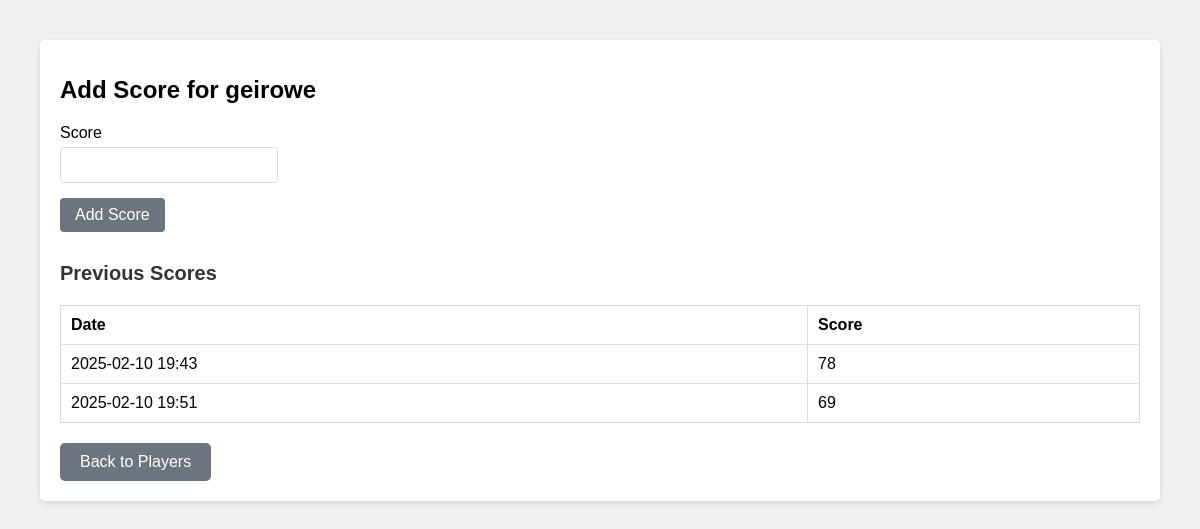
The page /player/1/add_score on the database its author committed.
### models.py (models this page shows, shortened)
class Player(db.Model):
    id = db.Column(db.Integer, primary_key=True)
    name = db.Column(db.String(80), unique=True, nullable=False)
    handicap = db.Column(db.Float, nullable=False, default=0)
    scores = db.relationship("Score", backref="player", lazy=True)

class Score(db.Model):
    id = db.Column(db.Integer, primary_key=True)
    value = db.Column(db.Integer, nullable=False)
    date = db.Column(
        db.DateTime, nullable=False, default=lambda: datetime.now(timezone.utc)
    )
    player_id = db.Column(db.Integer, db.ForeignKey("player.id"), nullable=False)
    def local_date(self):
        return self.date.replace(tzinfo=timezone.utc).astimezone()

### app.py (the view, shortened to what this page needs)
@app.route("/player/<int:player_id>/add_score", methods=["GET", "POST"])
def add_score(player_id):
    player = Player.query.get_or_404(player_id)
    return render_template("add_score.html", player=player)

### templates/add_score.html (shortened to what this page needs)
{% extends "base.html" %}
{% block content %}
    <h1>Add Score for {{ player.name }}</h1>
    <form method="POST" action="{{ url_for('add_score', player_id=player.id) }}">
        <div class="form-group">
            <label for="score">Score</label>
            <input type="number" id="score" name="score" required min="1">
        </div>
        <button type="submit" class="btn-update">Add Score</button>
    </form>
    {% if player.scores %}
    <h2>Previous Scores</h2>
    <table class="player-table">
        <thead>
            <tr>
                <th>Date</th>
                <th>Score</th>
            </tr>
        </thead>
        <tbody>
            {% for score in player.scores %}
            <tr>
                <td>{{ score.local_date().strftime('%Y-%m-%d %H:%M') }}</td>
                <td>{{ score.value }}</td>
            </tr>
            {% endfor %}
        </tbody>
    </table>
    {% endif %}
    <a href="{{ url_for('list_players') }}" class="button">Back to Players</a>
{% endblock %}

### templates/base.html (style rules this page uses)
body { font-family: Arial, sans-serif; margin: 40px; background-color: #f0f0f0; font-size: 16px; }
h1 { font-size: 24px; margin-bottom: 20px; }
h2 { font-size: 20px; color: #333; margin-top: 30px; }
input[type="text"], input[type="number"], button, .button, .menu-item, label, td, th { font-size: 16px; }
.form-group { margin-bottom: 15px; }
label { display: block; margin-bottom: 5px; }
input[type="number"] { padding: 8px; width: 200px; border: 1px solid #ddd; border-radius: 4px; }
button { padding: 8px 15px; background-color: #6c757d; color: white; border: none; border-radius: 4px; cursor: pointer; }
.player-table { width: 100%; border-collapse: collapse; margin-top: 20px; }
.player-table th, .player-table td { padding: 10px; border: 1px solid #ddd; text-align: left; }
.button { display: inline-block; padding: 10px 20px; background-color: #6c757d; color: white; text-decoration: none; border-radius: 5px; margin-top: 20px; }
.btn-update { background-color: #6c757d; }
h2 { color: #333; margin-top: 30px; }

### rows shown on the page
Player: name "geirowe"
Score: local_date "2025-02-10 19:43", value "78"
Score: local_date "2025-02-10 19:51", value "69"
